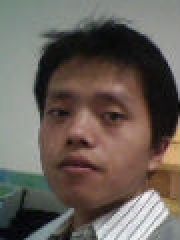
%> input picture CHT/CH02/3.jpg, 90 x 120 px (shown 2 times larger)
$ octave fig12.m   (GNU Octave 9; MATLAB toolbox functions it lacks are replaced by stand-ins)
%> lines starting %> are read from the running program, lines starting %| are printed output that depends on the picture; in (x1, y1, x2, y2) boxes, pixels count from 0 and x2, y2 are one past the last pixel; in counts of white or black regions, pixels touching at a corner belong together; the program's own positions count from 1
clc;
clear all;
IM = imread('3.jpg'); P = rgb2gray(IM); L = bwlabel(P);
%> further down, IM is the input picture: size 120x90x3 uint8; mean R, G, B 104.4, 95.6, 88.7
%> after `P = rgb2gray(IM)`:
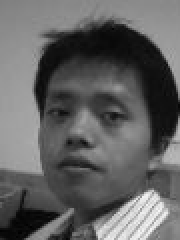
%> P: size 120x90 uint8 (shown 2 times larger); min 0, max 247, mean 97.4
%> after `L = bwlabel(P)`:
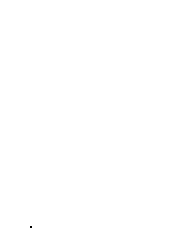
%> L: size 120x90 double (shown 2 times larger); values 0 (black) and 1 (white), 100% white; black in thin lines or dots, all inside (x1, y1, x2, y2) = (15, 113, 16, 114)
rec = regionprops(L,'BoundingBox');
%> rec = 1 region; box (x1, y1, x2, y2): (0, 0, 90, 120)
%用區域屬性度量函數找出包括對應區域的最小矩形
figure,
subplot(1,2,1), imshow(IM); title('original');
subplot(1,2,2), imshow(IM), title('marked');
rectangle('Position',rec(1).BoundingBox,'Curvature',[0,0],'LineWidth',2,'LineStyle','--','EdgeColor','r');
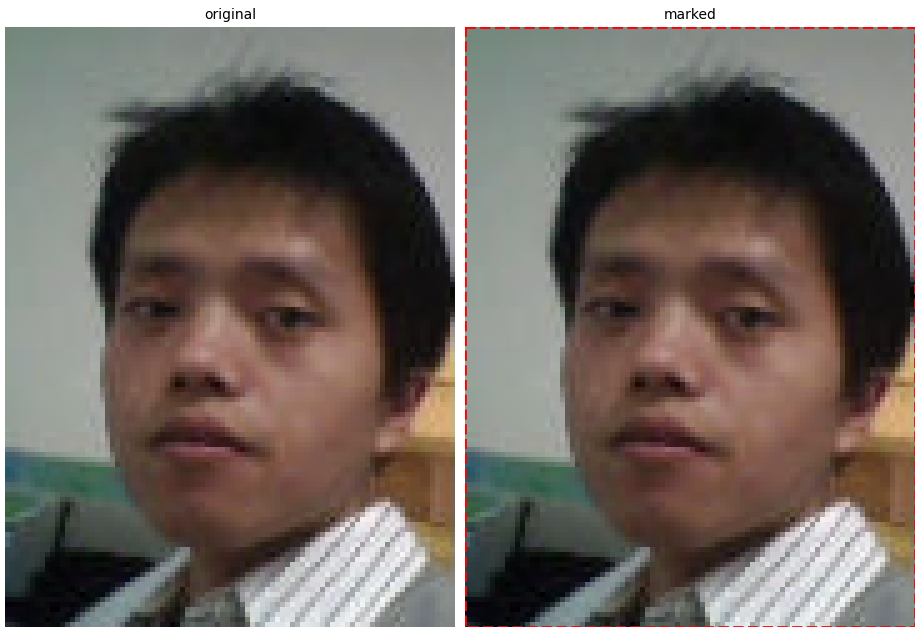
%> figure redrawn from the program's plot data, 2 panels

$ run again, with CHT/CH02/1.jpg copied over CHT/CH02/3.jpg
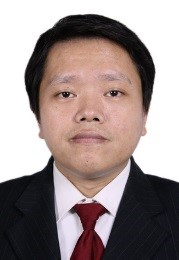
%> input picture CHT/CH02/1.jpg, 179 x 260 px
%> IM is the input picture: size 260x179x3 uint8; mean R, G, B 155.1, 141, 139.3
%> `P = rgb2gray(IM)`:
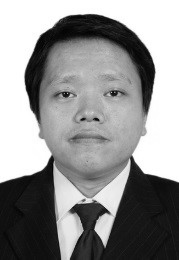
%> P: size 260x179 uint8; min 0, max 255, mean 145
%> L: size 260x179 double; values 0 (black) and 1 (white), 100% white; black in thin lines or dots, all inside (x1, y1, x2, y2) = (29, 30, 64, 88)
%> rec = 1 region; box (x1, y1, x2, y2): (0, 0, 179, 260)
%> `rectangle('Position',rec(1).BoundingBox,'Curvature',[0,0],'LineWidth',..`:
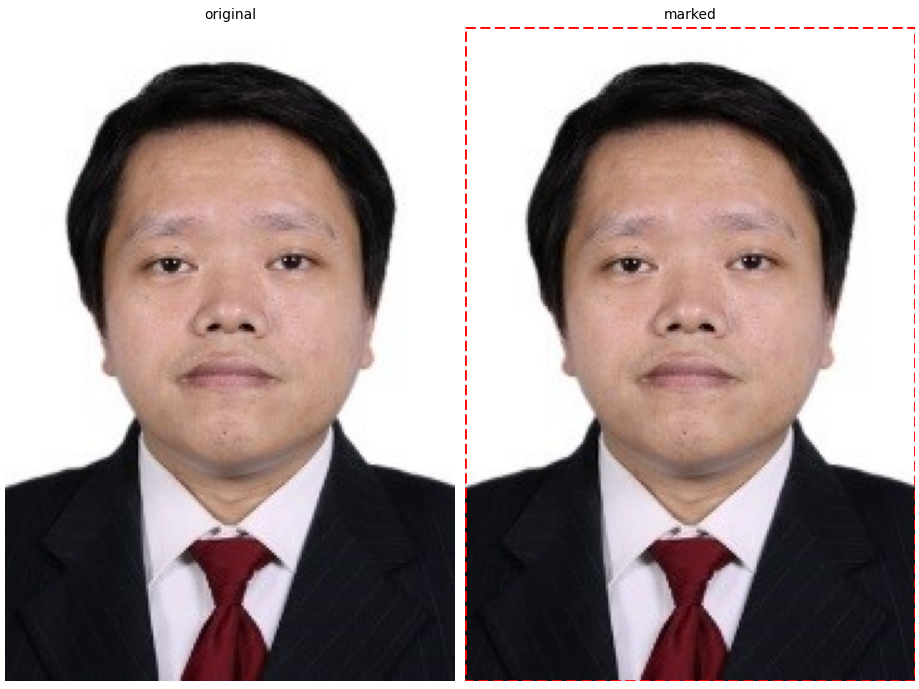
%> figure redrawn from the program's plot data, 2 panels

$ run again, with CHT/CH02/2.jpg copied over CHT/CH02/3.jpg
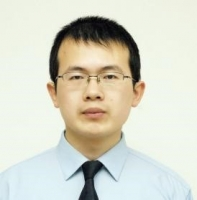
%> input picture CHT/CH02/2.jpg, 197 x 200 px
%> IM is the input picture: size 200x197x3 uint8; mean R, G, B 213.4, 213.5, 199.7
%> `P = rgb2gray(IM)`:
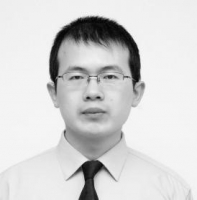
%> P: size 200x197 uint8; min 4, max 250, mean 211.9
%> L: size 200x197 double; every value is 1
%> rec = 1 region; box (x1, y1, x2, y2): (0, 0, 197, 200)
%> `rectangle('Position',rec(1).BoundingBox,'Curvature',[0,0],'LineWidth',..`:
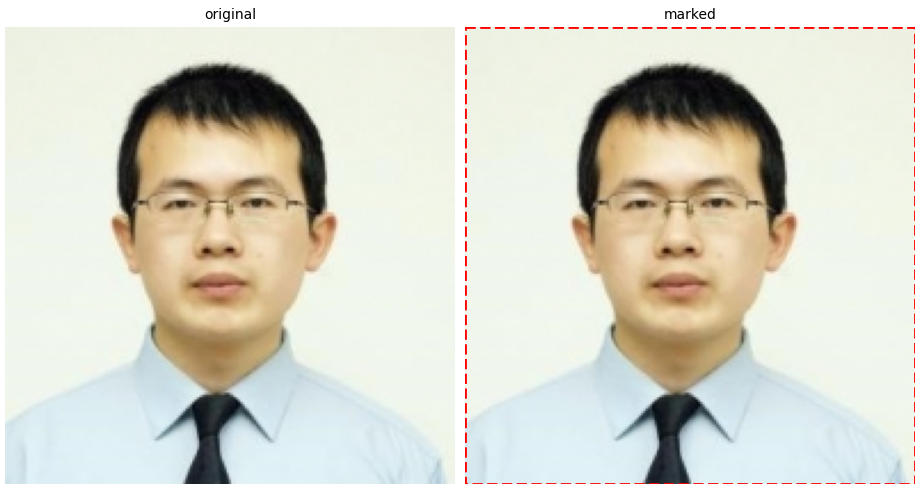
%> figure redrawn from the program's plot data, 2 panels
